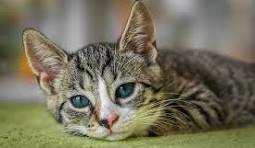
#> input picture clean_images/catty2.jpg, 255 x 148 px, found by its file name
$ python inverse_filter.py
#> lines starting #> are read from the running program, lines starting #| are printed output that depends on the picture; after the words box and inside, x2 and y2 are one past the last pixel; in counts of white or black regions, pixels touching at a corner belong together
#> further down, original is the input picture: shape (148, 255, 3); mean B, G, R 93, 113.8, 117.8
import cv2
import numpy as np
from scipy.signal import convolve2d
from scipy.fft import fft2, ifft2
import matplotlib.pyplot as plt

# Generate Motion Blur PSF
def generate_motion_psf(length, angle, size):
    """Generate a motion blur Point Spread Function (PSF)."""
#> called with length = 15, angle = 30, size = 25
    psf = np.zeros((size, size))
    center = size // 2
    angle_rad = np.deg2rad(angle)
    for i in range(length):
        x = center + int(i * np.cos(angle_rad))
        y = center + int(i * np.sin(angle_rad))
        if 0 <= x < size and 0 <= y < size:
            psf[y, x] = 1
    psf /= psf.sum()  # Normalize
    return psf

# Apply Motion Blur
def apply_motion_blur(image, psf):
    """Apply motion blur to each channel of a color image."""
    blurred_channels = []
    for channel in cv2.split(image):
        blurred = convolve2d(channel, psf, mode="same", boundary="wrap")
        blurred_channels.append(blurred)
#> this loop made 3 passes
#> pass 3, in apply_motion_blur, `blurred = convolve2d(channel, psf, mode="same", boundary="wrap")`:
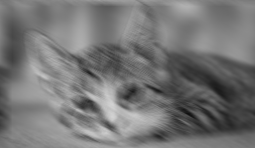
#> blurred: shape (148, 255) float64; min 0.0643, max 0.827, mean 0.462
#> after the loop, blurred_channels = 3 items
    blurred_image = cv2.merge(blurred_channels)
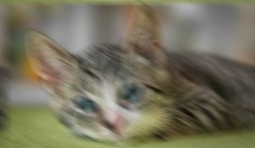
#> blurred_image: shape (148, 255, 3) float64; mean of channels 0, 1, 2 0.365, 0.446, 0.462; drawn as B, G, R
    return blurred_image

# Inverse Filter Restoration
def inverse_filter(degraded, psf, eps=1e-3):
    """Restore an image using the inverse filter."""
#> called with eps = 0.001
    psf_fft = fft2(psf, s=degraded.shape[:2])
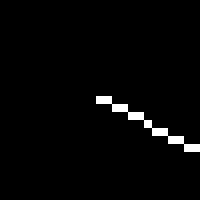
#> psf: shape (25, 25) float64 (shown 8 times larger); values 0 (black) and 0.0769 (white), 2.1% white in thin lines or dots, all inside (x1, y1, x2, y2) = (12, 12, 25, 19)
    psf_fft[np.abs(psf_fft) < eps] = eps  # Avoid division by zero
    restored_channels = []
    for channel in cv2.split(degraded):
        degraded_fft = fft2(channel)
        restored_fft = degraded_fft / psf_fft
        restored = np.real(ifft2(restored_fft))
        restored_channels.append(restored)
#> this loop made 3 passes
#> pass 1, in inverse_filter, `restored = np.real(ifft2(restored_fft))`:
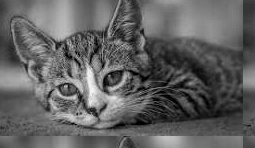
#> restored: shape (148, 255) float64; min -0.00799, max 0.961, mean 0.365; drawn with min black and max white
#> pass 3, in inverse_filter, `restored = np.real(ifft2(restored_fft))`:
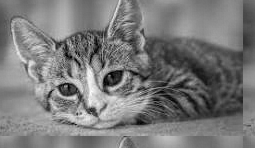
#> restored: shape (148, 255) float64; min -0.00418, max 0.969, mean 0.462; drawn with min black and max white
#> after the loop, restored_channels = 3 items
    restored_image = cv2.merge(restored_channels)
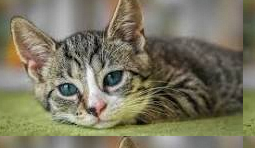
#> restored_image: shape (148, 255, 3) float64; mean of channels 0, 1, 2 0.365, 0.446, 0.462; drawn with min black and max white
    return restored_image

# Main Code
if __name__ == "__main__":
    # Load the original color image
    original = cv2.imread(r"C:\Users\sujaan iqbal\OneDrive\Desktop\grpcv\zeproject\clean_images\catty2.jpg")
    if original is None:
        raise FileNotFoundError("Image not found. Check the file path.")

    # Normalize the image to [0, 1]
    original_normalized = original.astype(np.float32) / 255.0

    # Generate the motion PSF
    psf = generate_motion_psf(length=15, angle=30, size=25)  # Adjust length, angle, and size as needed

    # Apply motion blur
    blurred = apply_motion_blur(original_normalized, psf)

    # Restore the image using the inverse filter
    restored = inverse_filter(blurred, psf)

    # Display the images using matplotlib
    images = [original, (blurred * 255).astype(np.uint8), (restored * 255).astype(np.uint8)]
    titles = ["Original Image", "Motion Blurred Image", "Restored Image (Inverse Filter)"]

    plt.figure(figsize=(15, 5))
    for i, (img, title) in enumerate(zip(images, titles)):
        plt.subplot(1, 3, i + 1)
        if i == 0:  # Original image is in BGR
            plt.imshow(cv2.cvtColor(img, cv2.COLOR_BGR2RGB))
        else:  # Processed images are already in RGB
            plt.imshow(img)
        plt.title(title)
        plt.axis('off')
#> this loop made 3 passes
#> title on passes 1 to 3: 'Original Image', 'Motion Blurred Image', 'Restored Image (Inverse Filter)'
    plt.tight_layout()
    plt.show()
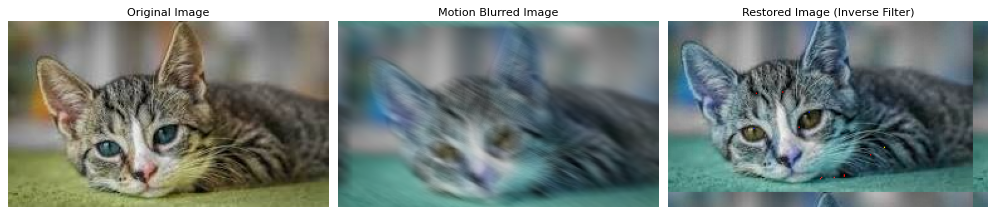
#> figure drawn by matplotlib, 3 panels
